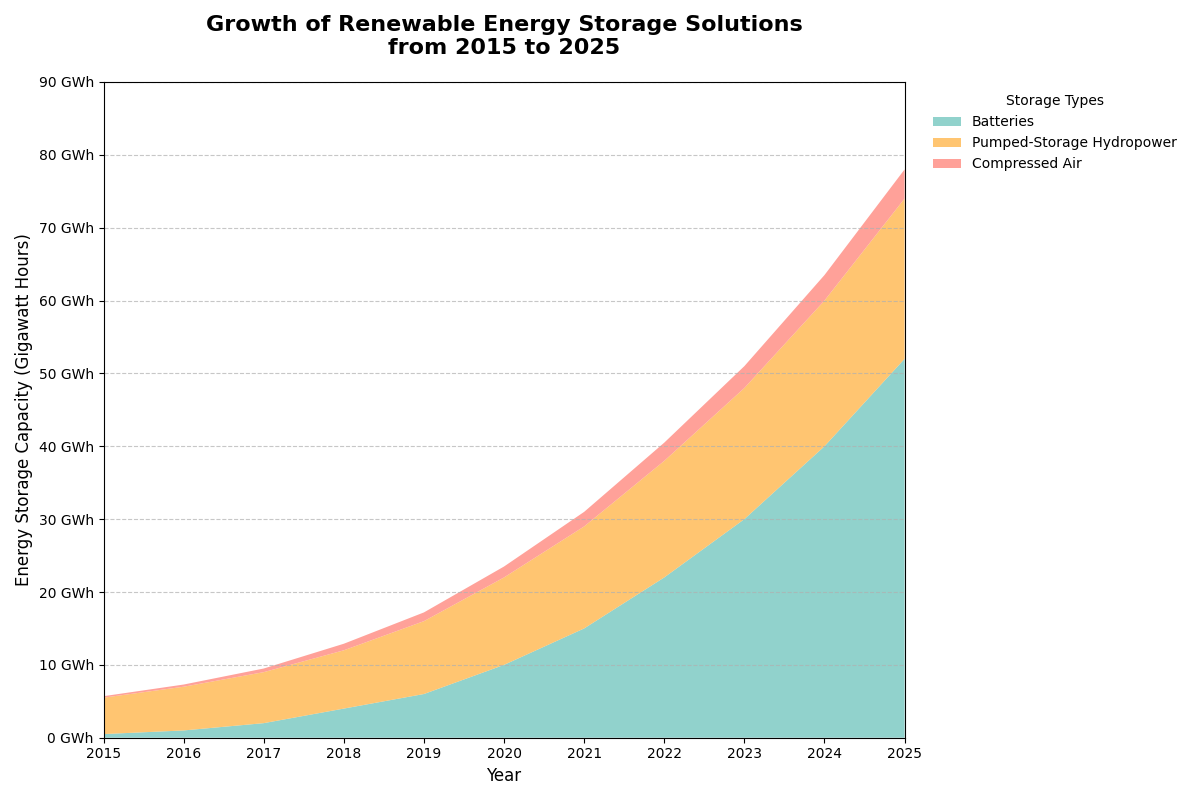

This chart was generated by the following Python code:
import matplotlib.pyplot as plt
import numpy as np

# Years
years = np.arange(2015, 2026)

# Data for each storage type (in gigawatt hours)
batteries = [0.5, 1, 2, 4, 6, 10, 15, 22, 30, 40, 52]
pumped_storage = [5, 6, 7, 8, 10, 12, 14, 16, 18, 20, 22]
compressed_air = [0.2, 0.3, 0.5, 0.9, 1.2, 1.5, 2, 2.5, 3, 3.5, 4]

# Updated storage data (Removed "Flywheels")
storage_data = np.array([batteries, pumped_storage, compressed_air])

# Colors for each storage type
colors = ['#76C7C0', '#FFB74D', '#FF8A80']

# Create the stacked area chart
fig, ax = plt.subplots(figsize=(12, 8))
ax.stackplot(years, storage_data, labels=["Batteries", "Pumped-Storage Hydropower", "Compressed Air"], 
             colors=colors, alpha=0.8)

# Title, labels, and legend
ax.set_title("Growth of Renewable Energy Storage Solutions\nfrom 2015 to 2025", fontsize=16, fontweight='bold', pad=20)
ax.set_xlabel("Year", fontsize=12)
ax.set_ylabel("Energy Storage Capacity (Gigawatt Hours)", fontsize=12)
ax.set_xlim(years[0], years[-1])
ax.set_ylim(0, 90)
ax.set_xticks(years)
ax.yaxis.set_major_formatter(plt.FuncFormatter(lambda y, _: f'{int(y)} GWh'))

# Add legend
ax.legend(loc='upper left', title="Storage Types", bbox_to_anchor=(1.02, 1), fontsize=10, frameon=False)

# Grid for y-axis
ax.grid(axis='y', linestyle='--', alpha=0.7)

# Adjust layout
plt.tight_layout()

# Display the plot
plt.show()
